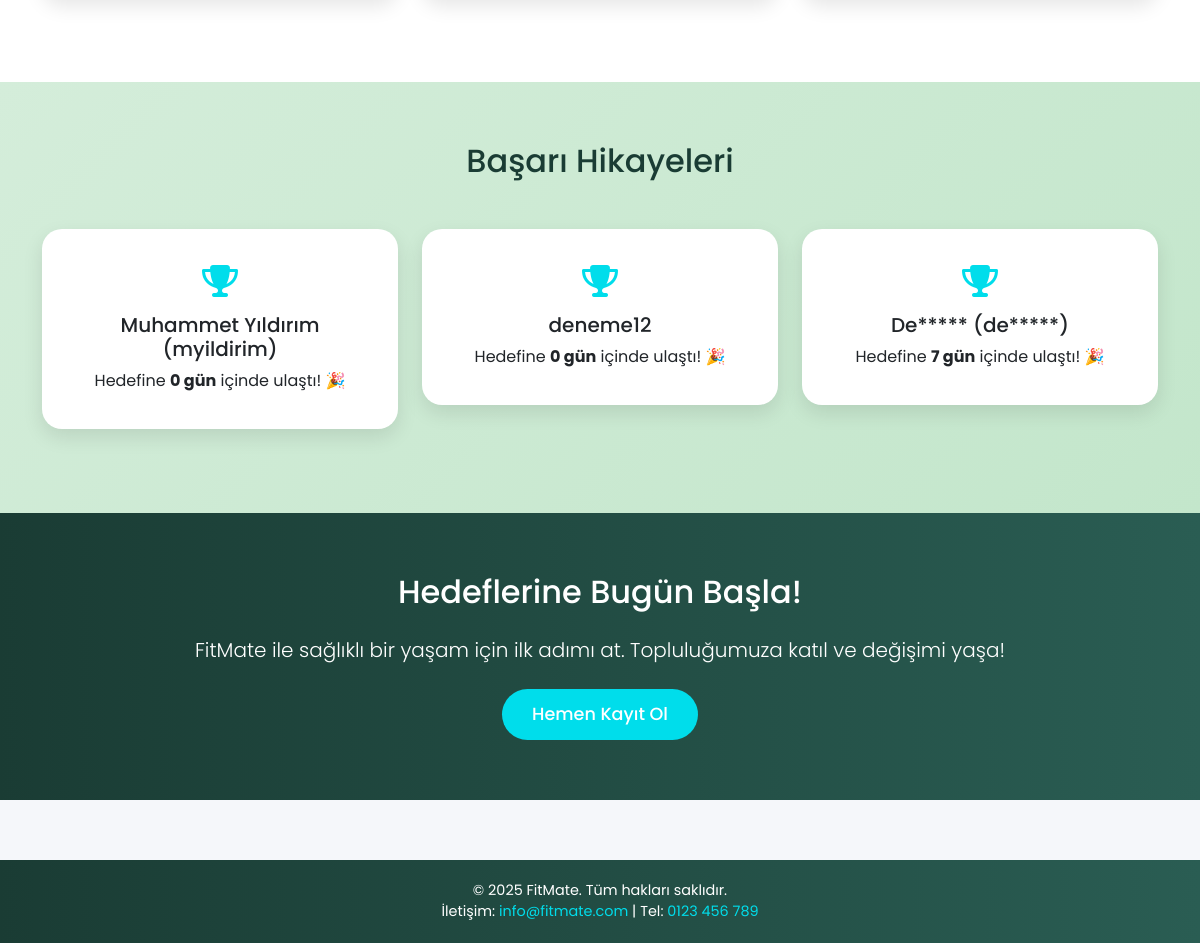
Before: / (lower part) with the older database file.
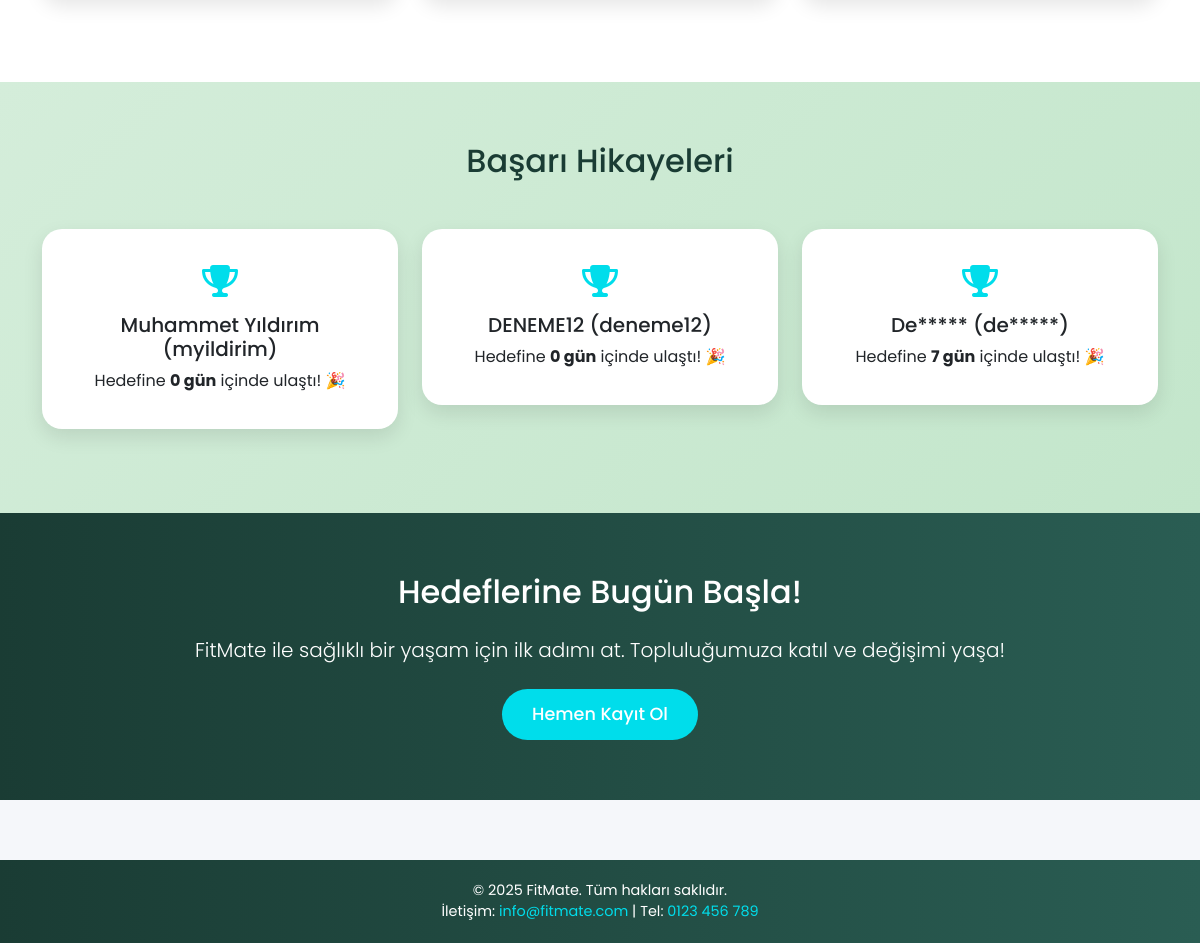
After: the same page with the newer database file.
### tables this page shows
CREATE TABLE IF NOT EXISTS `users` (
  `id` int NOT NULL AUTO_INCREMENT,
  `username` varchar(50) NOT NULL,
  `password` varchar(255) NOT NULL,
  `email` varchar(100) NOT NULL,
  `height` float NOT NULL,
  `weight` float NOT NULL,
  `bmi` float DEFAULT NULL,
  `fitness_goal` varchar(50) DEFAULT NULL,
  `experience_level` varchar(50) DEFAULT NULL,
  `preferred_exercises` varchar(50) DEFAULT NULL,
  `workout_days` int DEFAULT NULL,
  `workout_duration` int DEFAULT NULL,
  `target_weight` float DEFAULT NULL,
  `target_set_date` date DEFAULT NULL,
  `target_achieved_date` date DEFAULT NULL,
  `show_name_in_success` tinyint(1) DEFAULT '0',
  `show_username_in_success` tinyint(1) DEFAULT '0',
  `name` varchar(255) DEFAULT NULL,
  `is_admin` tinyint(1) DEFAULT '0',
  `is_banned` tinyint(1) DEFAULT '0',
  `profile_picture` varchar(255) DEFAULT 'images/default_profile.png',
  `last_login` datetime DEFAULT NULL,
  `created_at` datetime DEFAULT NULL,
  PRIMARY KEY (`id`),
  UNIQUE KEY `username` (`username`),
  UNIQUE KEY `email` (`email`)
);

### index.php (the view, shortened to what this page needs)
<?php
$servername = "localhost";
$username = "root";
$password = "";
$dbname = "fitness_db";
$conn = new mysqli($servername, $username, $password, $dbname);
function maskString($string) {
    return substr($string, 0, 2) . "*****";
}
$success_stories = [];
$success_query = "SELECT id, username, name, target_set_date, target_achieved_date, show_name_in_success, show_username_in_success
                 FROM users
                 WHERE target_weight IS NOT NULL
                 AND target_achieved_date IS NOT NULL
                 AND weight = target_weight
                 ORDER BY target_achieved_date DESC";
$success_result = $conn->query($success_query);
if ($success_result->num_rows > 0) {
    while ($row = $success_result->fetch_assoc()) {
        $set_date = new DateTime($row['target_set_date']);
        $achieved_date = new DateTime($row['target_achieved_date']);
        $interval = $set_date->diff($achieved_date);
        $days = $interval->days;
        $success_stories[] = [
            'id' => $row['id'],
            'username' => $row['username'],
            'name' => $row['name'],
            'target_set_date' => $row['target_set_date'],
            'target_achieved_date' => $row['target_achieved_date'],
            'days' => $days,
            'show_name_in_success' => $row['show_name_in_success'],
            'show_username_in_success' => $row['show_username_in_success']
        ];
    }
    $success_stories = array_slice($success_stories, 0, 5);
}
?>
<!DOCTYPE html>
<html lang="tr">
<head>
    <link href="https://cdn.jsdelivr.net/npm/bootstrap@5.3.0/dist/css/bootstrap.min.css" rel="stylesheet">
    <link href="https://unpkg.com/aos@2.3.1/dist/aos.css" rel="stylesheet">
    <link rel="stylesheet" href="https://cdnjs.cloudflare.com/ajax/libs/font-awesome/6.4.0/css/all.min.css">
    <link rel="stylesheet" href="css/styles.css">
</head>
<body>
    <div class="content">
        <section class="testimonials-section">
            <div class="container">
                <div class="row">
                </div>
            </div>
        </section>
        <section class="success-stories-section">
            <div class="container">
                <h2 class="text-center mb-5" data-aos="fade-up">Başarı Hikayeleri</h2>
                <div class="row">
                    <?php if (count($success_stories) > 0): ?>
                        <?php foreach ($success_stories as $story): ?>
                            <?php
                            if ($story['show_name_in_success'] && $story['show_username_in_success'] && $story['name']) {
                                $display_name = htmlspecialchars($story['name'] . " (" . $story['username'] . ")");
                            } elseif ($story['show_name_in_success'] && $story['name']) {
                                $display_name = htmlspecialchars($story['name']);
                            } elseif ($story['show_username_in_success']) {
                                $display_name = htmlspecialchars($story['username']);
                            } else {
                                $masked_name = $story['name'] ? maskString($story['name']) : "AdYok";
                                $masked_username = maskString($story['username']);
                                $display_name = htmlspecialchars($masked_name . " (" . $masked_username . ")");
                            }
                            ?>
                            <div class="col-md-4 mb-4">
                                <div class="card success-card" data-aos="fade-up">
                                    <div class="card-body">
                                        <i class="fas fa-trophy mb-3"></i>
                                        <h5 class="card-title"><?php echo $display_name; ?></h5>
                                        <p class="card-text">
                                            Hedefine <strong><?php echo $story['days']; ?> gün</strong> içinde ulaştı! 🎉
                                        </p>
                                    </div>
                                </div>
                            </div>
                        <?php endforeach; ?>
                    <?php else: ?>
                        <div class="col-12 text-center">
                            <p data-aos="fade-up">Henüz hedeflerine ulaşan kullanıcı yok. İlk olmak ister misin? 🚀</p>
                        </div>
                    <?php endif; ?>
                </div>
            </div>
        </section>
        <section class="cta-section" data-aos="fade-up">
            <div class="container">
                <h2 class="mb-4">Hedeflerine Bugün Başla!</h2>
                <p class="lead mb-4">FitMate ile sağlıklı bir yaşam için ilk adımı at. Topluluğumuza katıl ve değişimi yaşa!</p>
                <?php if (!isset($_SESSION['username'])): ?>
                    <a href="register.html" class="btn btn-primary">Hemen Kayıt Ol</a>
                <?php else: ?>
                    <a href="dashboard.php" class="btn btn-primary">Dashboard'a Git</a>
                <?php endif; ?>
            </div>
        </section>
    </div>
    <footer class="text-center">
        <div class="container">
            <p class="mb-0">© 2025 FitMate. Tüm hakları saklıdır.</p>
            <p class="mb-0">İletişim: <a href="mailto:info@fitmate.com">info@fitmate.com</a> | Tel: <a href="tel:0123456789">0123 456 789</a></p>
        </div>
    </footer>
</body>
</html>

### css/styles.css (style rules this page uses)
:root { --background-color: #f5f7fa; --text-color: #1a3c34; --card-bg: #fff; --navbar-bg: linear-gradient(90deg, #1a3c34 0%, #2a5d53 100%); --navbar-text: #fff; --footer-bg: linear-gradient(90deg, #1a3c34 0%, #2a5d53 100%); --footer-text: #fff; --primary-btn-bg: #00ddeb; --primary-btn-hover: #00b7c2; --green-btn-bg: #28a745; --green-btn-hover: #218838; --red-btn-bg: #dc3545; --red-btn-hover: #c82333; --shadow: 0 8px 20px rgba(0, 0, 0, 0.1); --section-bg-light: linear-gradient(135deg, #f5f7fa 0%, #c3cfe2 100%); --success-bg: linear-gradient(135deg, #d4edda 0%, #c3e6cb 100%); --feature-card-bg: linear-gradient(135deg, #e0f7fa 0%, #b2ebf2 100%); }
.btn-primary { background: var(--primary-btn-bg); color: #fff; border: none; padding: 12px; border-radius: 10px; transition: background 0.3s ease, transform 0.3s ease; }
html, body { margin: 0; padding: 0; font-family: 'Poppins', sans-serif; background: var(--background-color); color: var(--text-color); min-height: 100vh; width: 100%; overflow-x: hidden; transition: background 0.3s ease, color 0.3s ease; }
body { display: flex; flex-direction: column; }
.content { flex: 1 0 auto; padding-bottom: 60px; width: 100%; }
.btn-primary { background: var(--primary-btn-bg); color: #fff !important; border: none; padding: 12px 30px; font-size: 1.1rem; font-weight: 500; border-radius: 50px; transition: background 0.3s ease, transform 0.3s ease; }
.testimonials-section { padding: 60px 0; background: var(--card-bg); }
.success-stories-section { padding: 60px 0; background: var(--success-bg); }
.success-card { border: none; border-radius: 20px; box-shadow: var(--shadow); background: var(--card-bg); padding: 20px; text-align: center; transition: transform 0.3s ease; }
.success-card i { font-size: 2rem; color: var(--primary-btn-bg); }
.cta-section { padding: 60px 0; background: var(--navbar-bg); color: var(--navbar-text); text-align: center; }
footer { flex-shrink: 0; width: 100%; background: var(--footer-bg); color: var(--footer-text); padding: 20px 0; font-size: 0.9rem; }
footer a { color: var(--primary-btn-bg); text-decoration: none; }

Changed rows visible on the page:
changed users: display_name "deneme12" → "DENEME12 (deneme12)"
